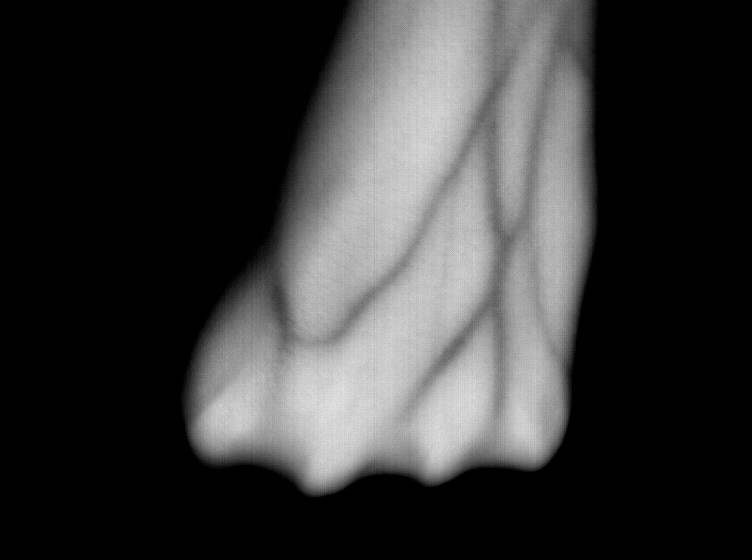
#> input picture SET-8/Vein.png, 752 x 560 px
$ jupyter execute Question-8.ipynb
#> lines starting #> are read from the running program, lines starting #| are printed output that depends on the picture; after the words box and inside, x2 and y2 are one past the last pixel; in counts of white or black regions, pixels touching at a corner belong together
[cell 1]
import numpy as np
import cv2
import matplotlib.pyplot as plt

[cell 2]
image = cv2.imread('Vein.png',0)
#> image is the input picture: shape (560, 752); min 0, max 231, mean 56.1
plt.imshow(image,cmap='gray')

[cell 3]
histogram = cv2.calcHist([image], [0], None, [256], [0, 256])
#> histogram = 256 values, max 131148 at index 0, min 0 at index 232, mean 1645

[cell 4]
plt.plot(histogram)
plt.show()
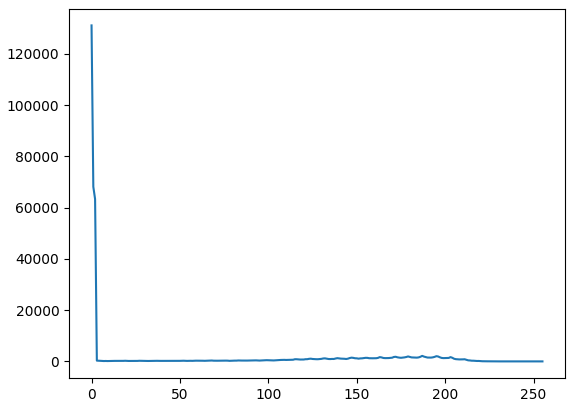
#> figure drawn by matplotlib, 1 panel; curve peaks at x = 0, y = 131148

### Segmentation by calculating threshold setting

[cell 5]
_, threshold = cv2.threshold(image, 0, 255, cv2.THRESH_BINARY + cv2.THRESH_OTSU)
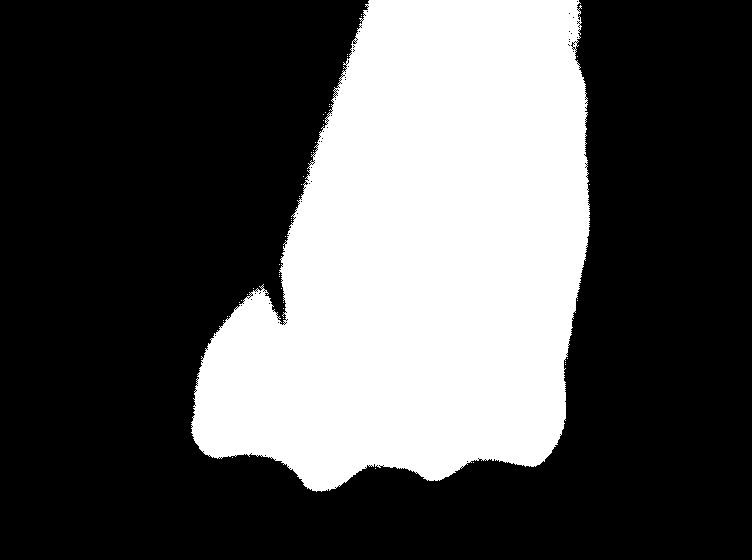
#> threshold: shape (560, 752); 33.3% white; 42 white regions (41 under 20 px), largest, box (x1, y1, x2, y2) and area: (191, 0, 590, 492) 140276

[cell 6]
plt.figure(figsize=(12, 4))

plt.subplot(1, 2, 1)
plt.imshow(image, cmap='gray')
plt.title('Original Image')
plt.axis('off')

plt.subplot(1, 2, 2)
plt.imshow(threshold, cmap='gray')
plt.title('Thresholded Image')
plt.axis('off')

plt.show()

### Segmentation using Adaptive Thresholding

[cell 7]
adaptive_thresholded_image_gau = cv2.adaptiveThreshold(image, 255, cv2.ADAPTIVE_THRESH_GAUSSIAN_C, cv2.THRESH_BINARY, 11, 2)
#> adaptive_thresholded_image_gau: shape (560, 752); 84.4% white; black in thin lines or dots, all inside (x1, y1, x2, y2) = (179, 0, 602, 501)

[cell 8]
adaptive_thresholded_image_mean = cv2.adaptiveThreshold(image, 255, cv2.ADAPTIVE_THRESH_MEAN_C, cv2.THRESH_BINARY, 11, 2)
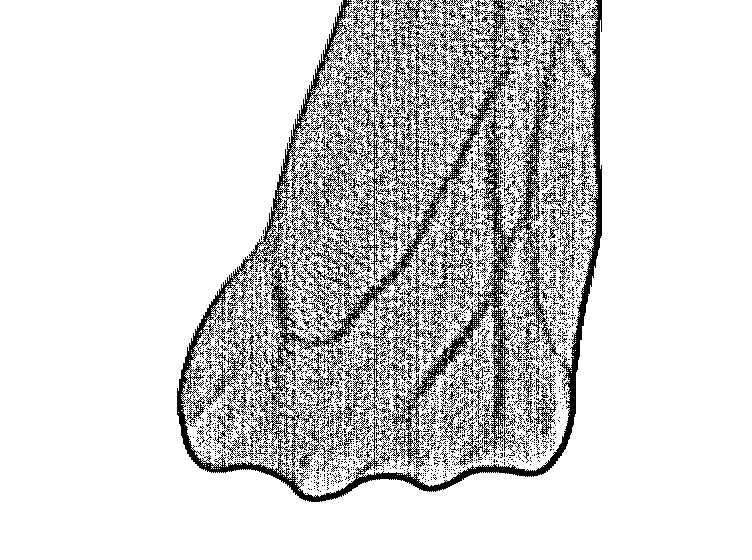
#> adaptive_thresholded_image_mean: shape (560, 752); 84.2% white; black in thin lines or dots, all inside (x1, y1, x2, y2) = (177, 0, 602, 502)

[cell 9]
plt.figure(figsize=(12, 4))

plt.subplot(1, 3, 1)
plt.imshow(image, cmap='gray')
plt.title('Original Image')
plt.axis('off')

plt.subplot(1, 3, 2)
plt.imshow(adaptive_thresholded_image_gau, cmap='gray')
plt.title('Adaptive Gausian')
plt.axis('off')

plt.subplot(1, 3, 3)
plt.imshow(adaptive_thresholded_image_mean, cmap='gray')
plt.title('Adaptive Mean')
plt.axis('off')

plt.show()

### Image Segmentation using Watershed Algorithm

[cell 10]
_, thresh = cv2.threshold(image, 0, 255, cv2.THRESH_BINARY_INV + cv2.THRESH_OTSU)

[cell 11]
kernel = np.ones((3,3),np.uint8)
opening = cv2.morphologyEx(thresh,cv2.MORPH_OPEN,kernel, iterations = 2)
#> opening: shape (560, 752); 66.4% white; 1 black region, box (x1, y1, x2, y2) and area: (191, 0, 590, 492) 141469

[cell 12]
sure_bg = cv2.dilate(opening,kernel,iterations=3)
#> sure_bg: shape (560, 752); 67.6% white; 1 black region, box (x1, y1, x2, y2) and area: (194, 0, 587, 488) 136341

[cell 13]
dist_transform = cv2.distanceTransform(opening,cv2.DIST_L2,5)
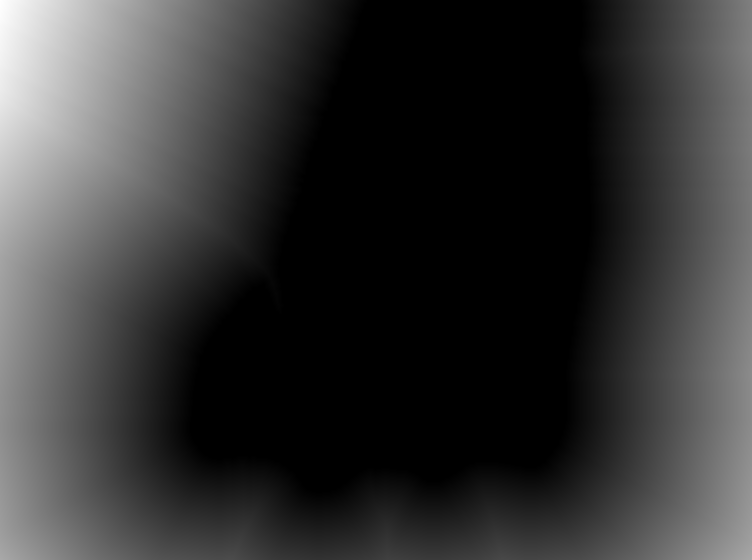
#> dist_transform: shape (560, 752) float32; min 0, max 340.9, mean 70.6; drawn with min black and max white
_, sure_fg = cv2.threshold(dist_transform,0.7*dist_transform.max(),255,0)
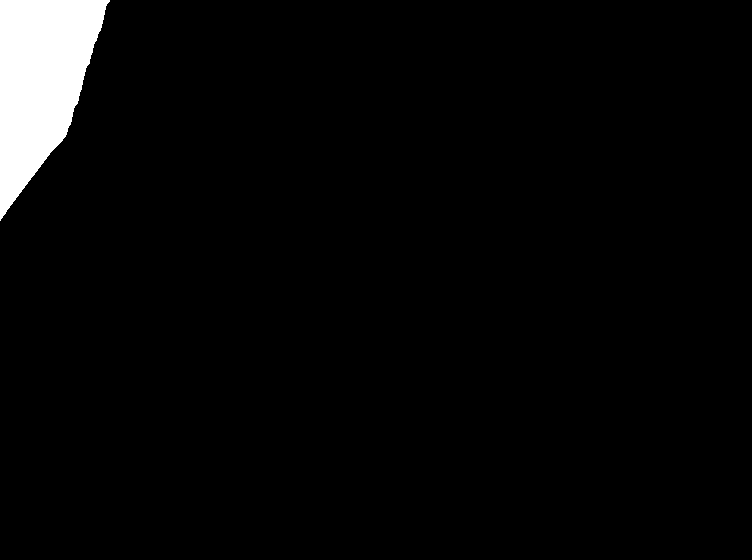
#> sure_fg: shape (560, 752) float32; 3.5% white; 1 white region, box (x1, y1, x2, y2) and area: (0, 0, 110, 221) 14650

[cell 14]
sure_fg = np.uint8(sure_fg)
unknown = cv2.subtract(sure_bg,sure_fg)
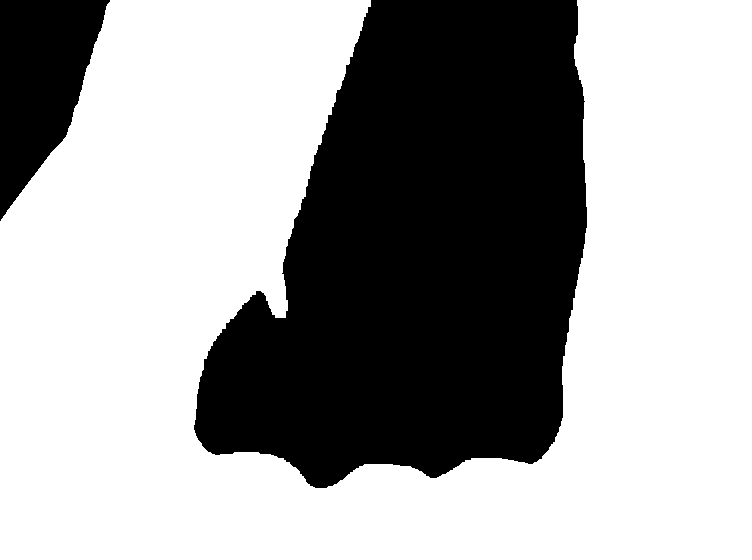
#> unknown: shape (560, 752); 64.1% white; 2 black regions, box (x1, y1, x2, y2) and area: (194, 0, 587, 488) 136341, (0, 0, 110, 221) 14650

[cell 15]
_, markers = cv2.connectedComponents(sure_fg)

[cell 16]
markers = markers+1

[cell 17]
markers[unknown==255] = 0
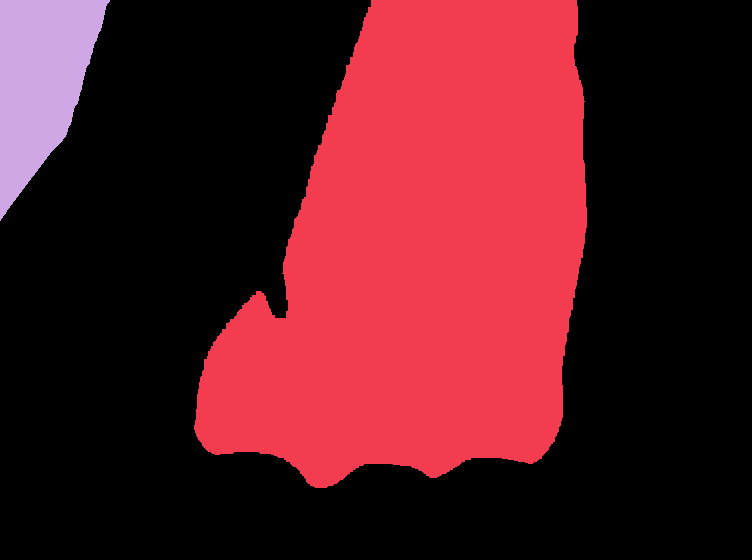
#> markers: shape (560, 752) int32; 3 distinct labels, from 0 to 2; one colour per label, 0 black

[cell 18]
img = cv2.imread("Vein.png")
markers = cv2.watershed(img,markers)
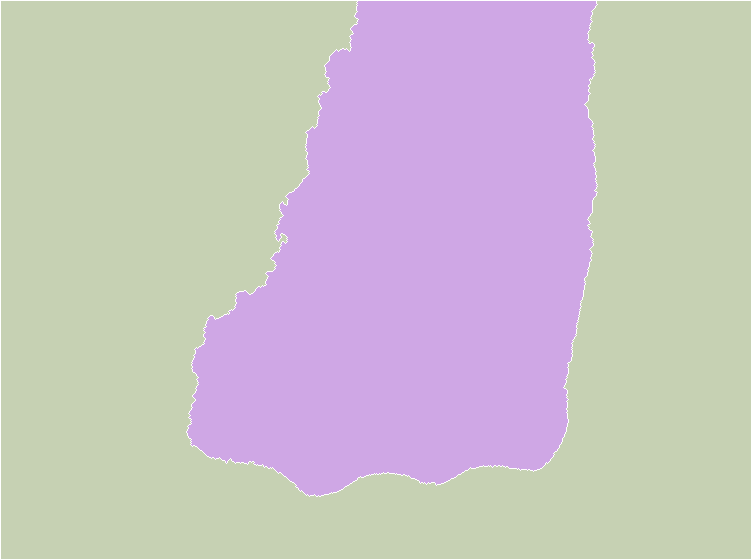
#> markers: shape (560, 752) int32; 3 distinct labels, from -1 to 2; one colour per label, 0 black, -1 white
img[markers == -1] = [255,0,0]
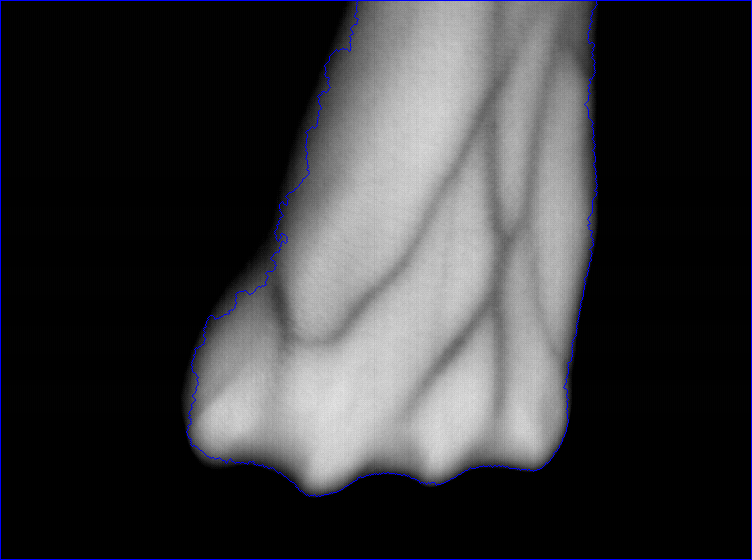
#> img: shape (560, 752, 3); 0.96% of pixels changed, all inside (x1, y1, x2, y2) = (0, 0, 752, 560)

[cell 19]
plt.figure(figsize=(12, 4))

plt.subplot(1, 2, 1)
plt.imshow(image, cmap='gray')
plt.title('Original Image')
plt.axis('off')

plt.subplot(1, 2, 2)
plt.imshow(img, cmap='gray')
plt.title('watershed segmented Image')
plt.axis('off')

plt.show()
#> figure, not shown here; B, G, R data is drawn as R, G, B

### Morphological Transform

[cell 20]
plt.imshow(threshold,cmap='gray')

[cell 21]
circular_kernel = cv2.getStructuringElement(cv2.MORPH_ELLIPSE, (5, 5))
square_kernel = np.ones((5, 5), np.uint8)
cross_kernel = cv2.getStructuringElement(cv2.MORPH_CROSS, (5, 5))

[cell 22]
circular_kernel

[cell 23]
square_kernel

[cell 24]
cross_kernel

### erosion and dilation with a circular structuring element

[cell 25]
cirr_eroded = cv2.erode(threshold, circular_kernel, iterations=1)
#> cirr_eroded: shape (560, 752); 32.3% white; 1 white region, box (x1, y1, x2, y2) and area: (194, 0, 588, 490) 136108
cirr_dilated = cv2.dilate(threshold, circular_kernel, iterations=1)
#> cirr_dilated: shape (560, 752); 34.3% white; 1 white region, box (x1, y1, x2, y2) and area: (189, 0, 592, 494) 144426

[cell 26]
plt.figure(figsize=(12, 4))

plt.subplot(1, 2, 1)
plt.imshow(cirr_eroded, cmap='gray')
plt.title('Circular Eroded Image')
plt.axis('off')

plt.subplot(1, 2, 2)
plt.imshow(cirr_dilated, cmap='gray')
plt.title('Circular Dilated Image')
plt.axis('off')

plt.show()

### erosion and dilation with a square structuring element

[cell 27]
square_erd = cv2.erode(threshold, square_kernel, iterations=1)
#> square_erd: shape (560, 752); 32.2% white; 1 white region, box (x1, y1, x2, y2) and area: (194, 0, 587, 489) 135506
square_did = cv2.dilate(threshold, square_kernel, iterations=1)
#> square_did: shape (560, 752); 34.4% white; 1 white region, box (x1, y1, x2, y2) and area: (189, 0, 592, 494) 144989

[cell 28]
plt.figure(figsize=(12, 4))

plt.subplot(1, 2, 1)
plt.imshow(square_erd, cmap='gray')
plt.title('Square Eroded Image')
plt.axis('off')

plt.subplot(1, 2, 2)
plt.imshow(square_did, cmap='gray')
plt.title('Square Dilated Image')
plt.axis('off')

plt.show()

### closing and opening with a cross shaped structuring element

[cell 29]
cross_closed = cv2.morphologyEx(threshold, cv2.MORPH_CLOSE, cross_kernel)
#> cross_closed: shape (560, 752); 33.5% white; 16 white regions (15 under 20 px), largest, box (x1, y1, x2, y2) and area: (191, 0, 590, 492) 140900
cross_opened = cv2.morphologyEx(threshold, cv2.MORPH_OPEN, cross_kernel)
#> cross_opened: shape (560, 752); 33.2% white; 1 white region, box (x1, y1, x2, y2) and area: (191, 0, 590, 492) 139716

[cell 30]
plt.figure(figsize=(12, 4))

plt.subplot(1, 2, 1)
plt.imshow(cross_closed, cmap='gray')
plt.title('Cross Closed Image')
plt.axis('off')

plt.subplot(1, 2, 2)
plt.imshow(cross_opened, cmap='gray')
plt.title('Cross Opened Image')
plt.axis('off')

plt.show()

### Mask of the Veins

[cell 31]
image = cv2.imread('Vein.png',0)
plt.imshow(image,cmap='gray')

[cell 32]
def generate_vein_mask(image_path, threshold=150):
#> called with image_path = 'Vein.png', threshold = 150
    image = cv2.imread(image_path)
    gray_image = cv2.cvtColor(image, cv2.COLOR_BGR2GRAY)
    _, binary_image = cv2.threshold(gray_image, threshold, 255, cv2.THRESH_BINARY)
#> binary_image: shape (560, 752); 21.3% white; 540 white regions (537 under 20 px), largest, box (x1, y1, x2, y2) and area: (201, 0, 578, 484) 85916, (501, 40, 543, 215) 3149, (367, 86, 374, 99) 30
    kernel = np.ones((5, 5), np.uint8)
    binary_image = cv2.morphologyEx(binary_image, cv2.MORPH_CLOSE, kernel)
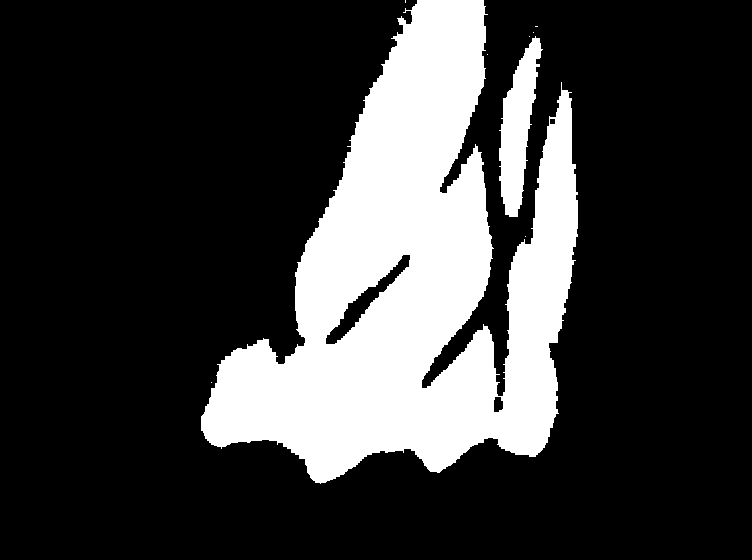
#> binary_image: shape (560, 752); 23% white; 9 white regions (7 under 20 px), largest, box (x1, y1, x2, y2) and area: (201, 0, 578, 484) 92734, (499, 36, 543, 217) 4088
    binary_image = cv2.bitwise_not(binary_image)

    return binary_image
